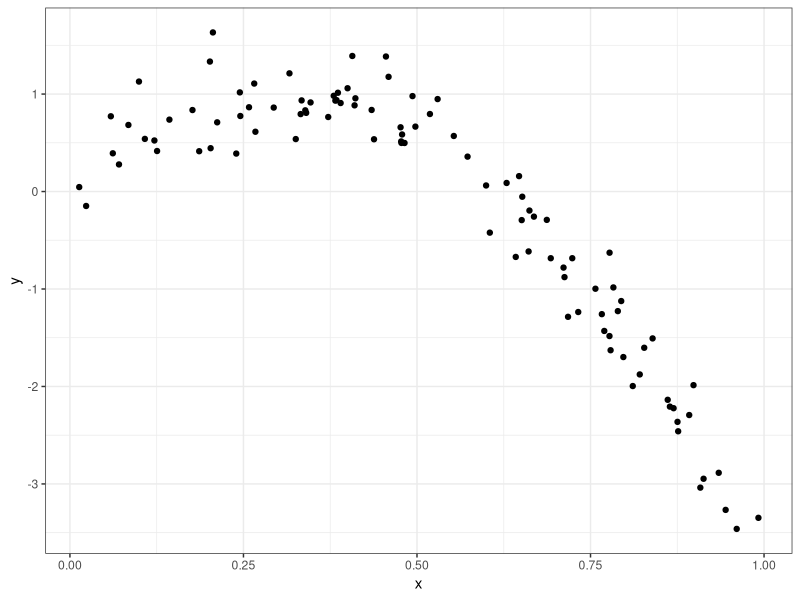
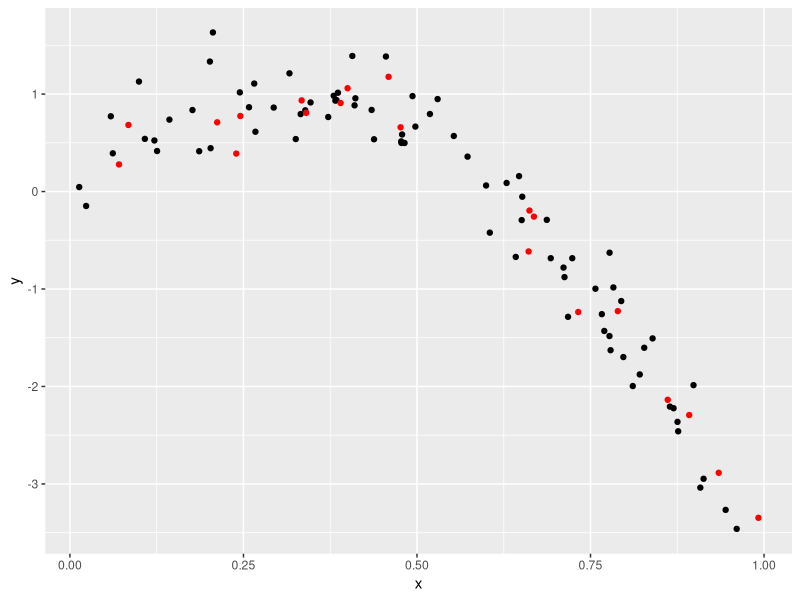
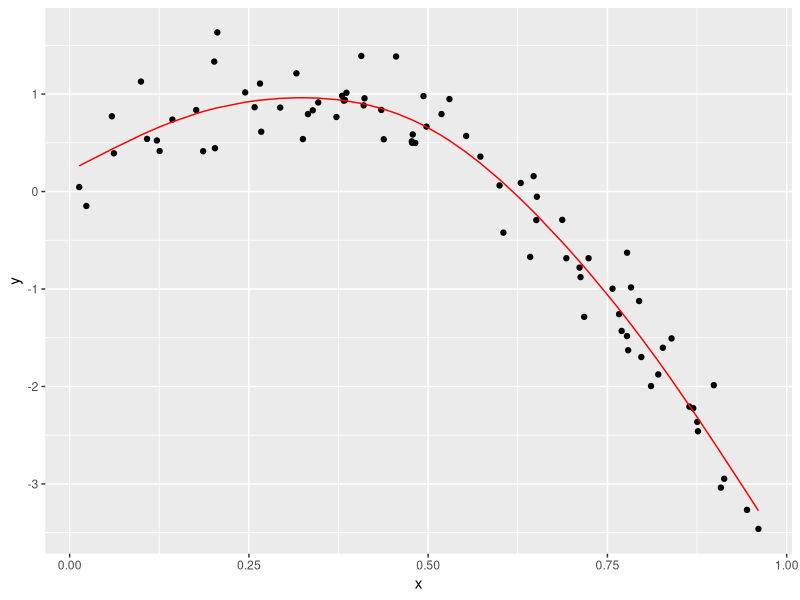
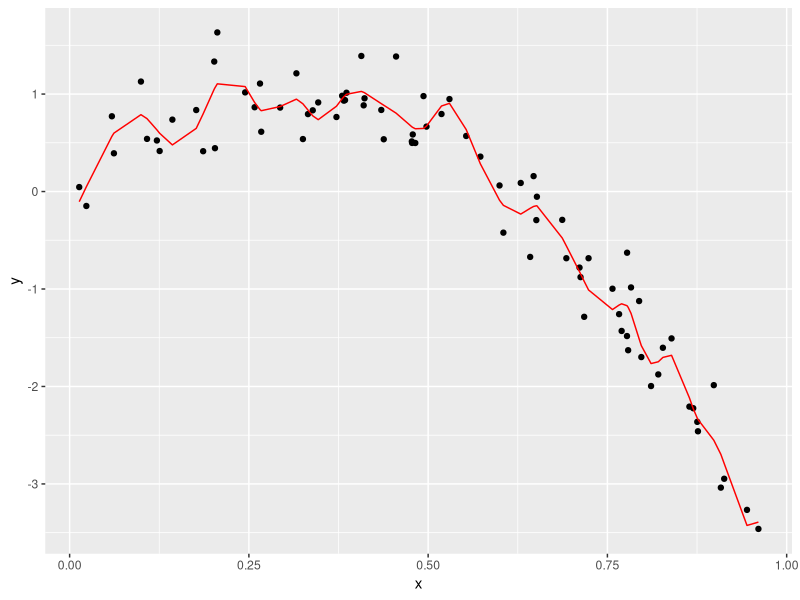
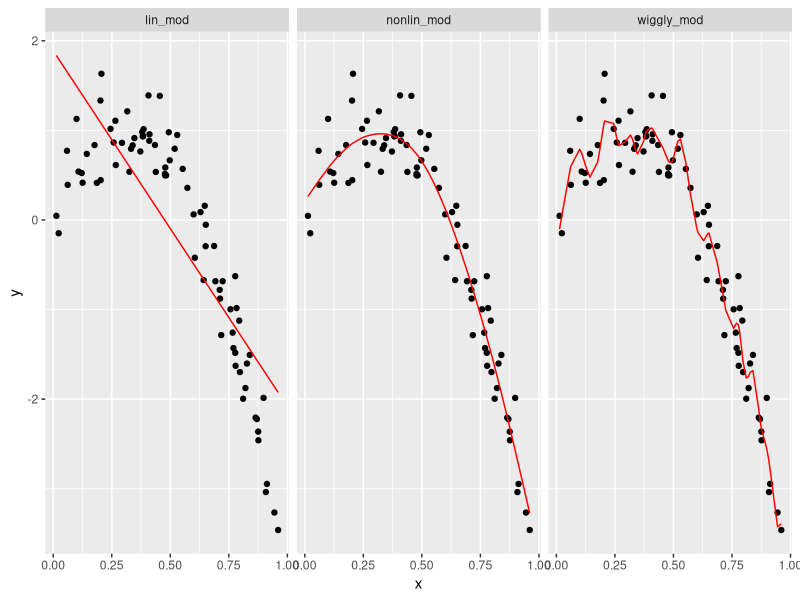

Write the R code that produced these figures, in order.
## ---- chunk 1
knitr::opts_chunk$set(echo = TRUE)

install.packages("mgcv")

library(tidyverse)
library(modelr)
library(mgcv)

set.seed(1)
## ---- chunk 2
nonlin_df = tibble(
  id = 1:100,
  x = runif(100, 0, 1),
  y = 1 - 10 * (x - .3) ^ 2 + rnorm(100, 0, .3)
)

ggplot(nonlin_df, aes(x = x, y = y)) + geom_point() + theme_bw()
## ---- chunk 3
train_df = sample_n(nonlin_df, 80)
test_df = anti_join(nonlin_df, train_df, by = "id")

ggplot(train_df, aes(x = x, y = y)) + 
  geom_point() + 
  geom_point(data = test_df, color = "red")
## ---- chunk 4
lin_mod = lm(y ~ x, data = train_df)

nonlin_mod = mgcv::gam(y ~ s(x), data = train_df)

wiggly_mod = mgcv::gam(y ~ s(x, k = 30), sp = 10e-6, data = train_df)

train_df %>% 
  add_predictions(nonlin_mod) %>% 
  ggplot(aes(x = x, y = y)) + geom_point() + 
  geom_line(aes(y = pred), color = "red")

train_df %>% 
  add_predictions(wiggly_mod) %>% 
  ggplot(aes(x = x, y = y)) + geom_point() + 
  geom_line(aes(y = pred), color = "red")
## ---- chunk 5
train_df %>% 
  gather_predictions(lin_mod, nonlin_mod, wiggly_mod) %>% 
  mutate(model = fct_inorder(model)) %>% 
  ggplot(aes(x = x, y = y)) + 
  geom_point() + 
  geom_line(aes(y = pred), color = "red") + 
  facet_wrap(~model)
## ---- chunk 6
rmse(lin_mod, test_df)
## ---- chunk 7
cv_df = 
  crossv_mc(nonlin_df, 100) 
# Is a list
## ---- chunk 8
cv_df %>% pull(train) %>% . [[1]] %>%as_tibble()
## ---- chunk 9
cv_df =
  cv_df %>% 
  mutate(train = map(train, as_tibble),
         test = map(test, as_tibble))
## ---- chunk 10
cv_df = 
  cv_df %>% 
  mutate(lin_mod    = map(train, ~lm(y ~ x, data = .x)),
         nonlin_mod = map(train, ~mgcv::gam(y ~ s(x), data = .x)),
         wiggly_mod = map(train, ~gam(y ~ s(x, k = 30), sp = 10e-6, data = .x))) 
